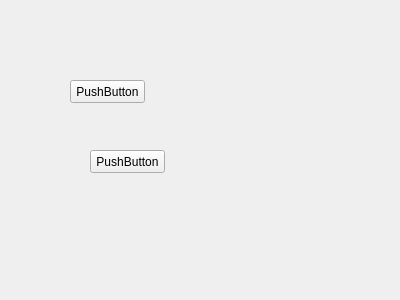
<?xml version="1.0" encoding="UTF-8"?>
<ui version="4.0">
 <class>Form</class>
 <widget class="QWidget" name="Form">
  <property name="geometry">
   <rect>
    <x>0</x>
    <y>0</y>
    <width>400</width>
    <height>300</height>
   </rect>
  </property>
  <property name="windowTitle">
   <string>Form</string>
  </property>
  <widget class="QPushButton" name="pushButton">
   <property name="geometry">
    <rect>
     <x>70</x>
     <y>80</y>
     <width>75</width>
     <height>23</height>
    </rect>
   </property>
   <property name="text">
    <string>PushButton</string>
   </property>
  </widget>
  <widget class="QPushButton" name="pushButton_2">
   <property name="geometry">
    <rect>
     <x>90</x>
     <y>150</y>
     <width>75</width>
     <height>23</height>
    </rect>
   </property>
   <property name="text">
    <string>PushButton</string>
   </property>
  </widget>
 </widget>
 <resources/>
 <connections/>
</ui>
